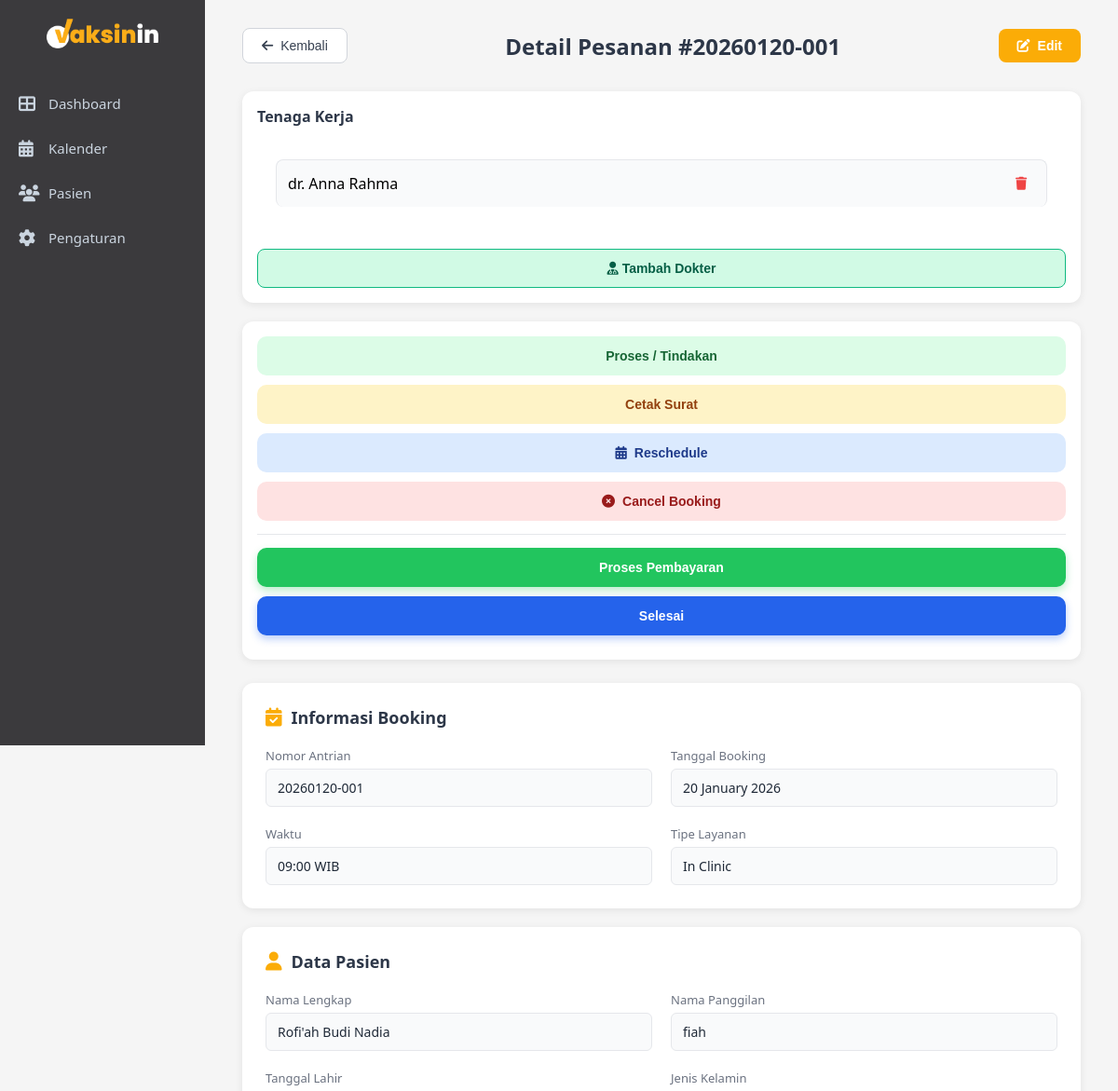
The app's page /admin/booking_detail.php?id=78 (upper part), older data.
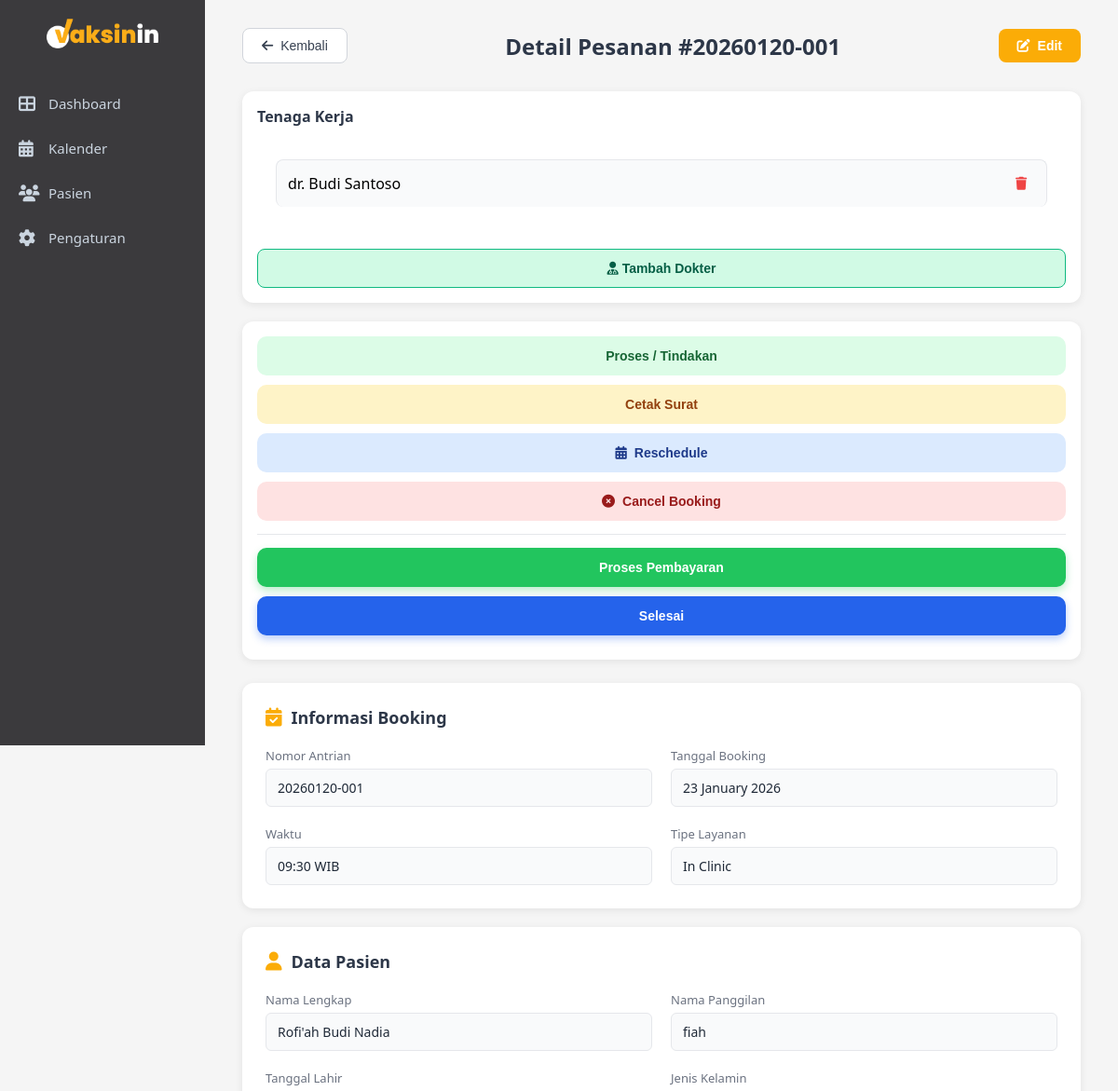
The same page, newer data.
### tables this page shows
CREATE TABLE `bookings` (
  `id` int(11) NOT NULL,
  `patient_id` int(11) NOT NULL,
  `service_type` enum('Home Service','In Clinic') NOT NULL,
  `nomor_antrian` varchar(20) NOT NULL,
  `tanggal_booking` date NOT NULL,
  `waktu_booking` time NOT NULL,
  `status` enum('pending','confirmed','completed','cancelled') DEFAULT 'pending',
  `catatan` text DEFAULT NULL,
  `created_at` datetime NOT NULL,
  `updated_at` datetime DEFAULT current_timestamp() ON UPDATE current_timestamp(),
  `doctor_id` int(11) DEFAULT NULL
);

CREATE TABLE `staff` (
  `id` int(11) NOT NULL,
  `nama_lengkap` varchar(150) NOT NULL,
  `gelar` varchar(50) DEFAULT NULL,
  `role` enum('dokter','perawat','admin') NOT NULL,
  `created_at` timestamp NOT NULL DEFAULT current_timestamp()
);

CREATE TABLE `patients` (
  `id` int(11) NOT NULL,
  `no_rekam_medis` varchar(20) NOT NULL,
  `nama_lengkap` varchar(100) NOT NULL,
  `nama_panggilan` varchar(50) DEFAULT NULL,
  `tanggal_lahir` date NOT NULL,
  `usia` int(11) DEFAULT NULL,
  `kategori_usia` enum('Anak','Dewasa') NOT NULL,
  `jenis_kelamin` enum('L','P') NOT NULL,
  `nik` varchar(16) DEFAULT NULL,
  `paspor` varchar(20) DEFAULT NULL,
  `kebangsaan` varchar(50) DEFAULT 'Indonesia',
  `pekerjaan` varchar(100) DEFAULT NULL,
  `nama_wali` varchar(100) DEFAULT NULL,
  `riwayat_alergi` text DEFAULT NULL,
  `riwayat_penyakit` text DEFAULT NULL,
  `riwayat_obat` text DEFAULT NULL,
  `pelayanan` varchar(50) NOT NULL,
  `created_at` timestamp NOT NULL DEFAULT current_timestamp(),
  `updated_at` timestamp NOT NULL DEFAULT current_timestamp() ON UPDATE current_timestamp()
);

### admin/booking_detail.php (the view, shortened to what the changed rows need)
<?php
include "../config.php";
$booking_id = isset($_GET['id']) ? intval($_GET['id']) : 0;
$sql = "SELECT b.*, p.*
        FROM bookings b
        JOIN patients p ON b.patient_id = p.id
        WHERE b.id = ?";
$stmt = $conn->prepare($sql);
$stmt->bind_param('i', $booking_id);
$stmt->execute();
$result = $stmt->get_result();
$booking = $result->fetch_assoc();
$sql_staff = "
    SELECT s.id, s.nama_lengkap, s.gelar, s.role
    FROM booking_staff bs
    JOIN staff s ON bs.staff_id = s.id
    WHERE bs.booking_id = ?
";
$stmt_staff = $conn->prepare($sql_staff);
$stmt_staff->bind_param("i", $booking_id);
$stmt_staff->execute();
$staffs = $stmt_staff->get_result();
?>
<!DOCTYPE html>
<html lang="id">
<head>
    <link rel="stylesheet" href="css/admin.css">
    <link rel="stylesheet" href="css/detail.css">
    <link rel="stylesheet" href="css/reschedule.css">
    <link rel="stylesheet" href="https://cdnjs.cloudflare.com/ajax/libs/font-awesome/6.4.0/css/all.min.css">
</head>
<body>
    <div class="main-content">
        <div class="detail-header">
            <button onclick="window.location.href='dashboard.php'" class="btn-back">
                <i class="fas fa-arrow-left"></i> Kembali
            </button>
            <h1>Detail Pesanan #<?php echo $booking['nomor_antrian']; ?></h1>
            <button class="btn-edit" onclick="editBooking(<?php echo $booking_id; ?>)">
                <i class="fas fa-edit"></i> Edit
            </button>
        </div>
        <div class="detail-layout">
            <div class="detail-container">
                <div class="detail-section">
                    <h2><i class="fas fa-calendar-check"></i> Informasi Booking</h2>
                    <div class="detail-grid">
                        <div class="detail-item">
                            <label>Nomor Antrian</label>
                            <p><?php echo htmlspecialchars($booking['nomor_antrian']); ?></p>
                        </div>
                        <div class="detail-item">
                            <label>Tanggal Booking</label>
                            <p><?php echo date('d F Y', strtotime($booking['tanggal_booking'])); ?></p>
                        </div>
                        <div class="detail-item">
                            <label>Waktu</label>
                            <p><?php echo substr($booking['waktu_booking'], 0, 5); ?> WIB</p>
                        </div>
                        <div class="detail-item">
                            <label>Tipe Layanan</label>
                            <p><?php echo htmlspecialchars($booking['service_type']); ?></p>
                        </div>
                    </div>
                </div>
                <div class="detail-section">
                    <h2><i class="fas fa-user"></i> Data Pasien</h2>
                    <div class="detail-grid">
                        <div class="detail-item">
                            <label>Nama Lengkap</label>
                            <p><?php echo htmlspecialchars($booking['nama_lengkap']); ?></p>
                        </div>
                        <div class="detail-item">
                            <label>Nama Panggilan</label>
                            <p><?php echo htmlspecialchars($booking['nama_panggilan'] ?: '-'); ?></p>
                        </div>
                    </div>
                </div>
            </div>
            <div class="detail-right">
                <div class="side-card">
                    <div class="side-body">
                        <?php if($staffs->num_rows > 0): ?>
                            <?php while($s = $staffs->fetch_assoc()): ?>
                                <div class="staff-item" id="staff-<?= $s['id'] ?>">
                                    <span><?= htmlspecialchars($s['gelar'].' '.$s['nama_lengkap']); ?></span>
                                    <button class="btn-delete-staff" onclick="removeStaff(<?= $booking_id ?>, <?= $s['id'] ?>)" title="Hapus">
                                        <i class="fas fa-trash"></i>
                                    </button>
                                </div>
                            <?php endwhile; ?>
                        <?php else: ?>
                            <span class="empty-text">Belum ada staff</span>
                        <?php endif; ?>
                    </div>
                </div>
            </div>
        </div>
    </div>
</body>
</html>

Row changes from the older to the newer data that the page shows:
no longer on this page (row unchanged): staff: gelar+nama_lengkap "dr. Anna Rahma"
changed bookings "In Clinic": tanggal_booking "20 January 2026" → "23 January 2026"; waktu_booking "09:00" → "09:30"
now on this page (row unchanged): staff: gelar+nama_lengkap "dr. Budi Santoso"
